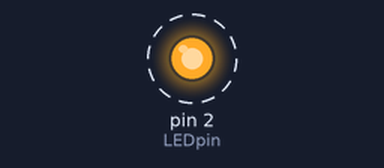
Simulated run of this sketch. Board: Arduino Uno, built with avr-gcc and run on an emulated ATmega328P. On the bench: output pins drawn as LEDs (lit = HIGH). Dashed ring = blinking.

Above: at 0.2 s.
Timing chart, 0 to 3.0 s (numbered marks = the images above):
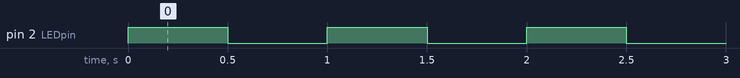

Measured:
- by itself, pin 2 (LEDpin): alternates HIGH for 0.50 s and LOW for 0.50 s

The sketch:

Sample_LED.ino
```cpp
const int LEDpin = 2;

void setup() {

pinMode(LEDpin,OUTPUT);
}

void loop() {
  digitalWrite(LEDpin,1);
  delay(500);
  digitalWrite(LEDpin,0);
  delay(500);

}
```
